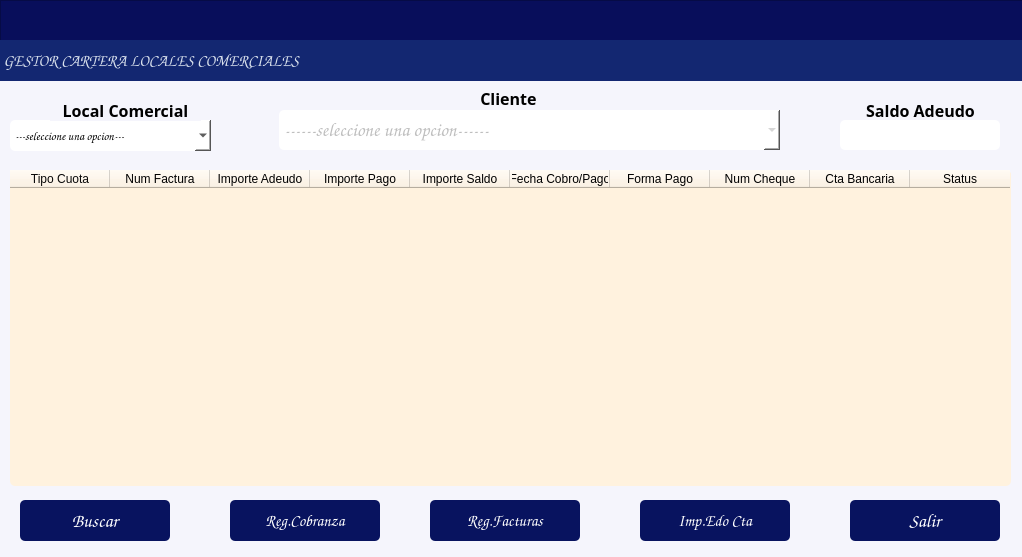
<?xml version="1.0" encoding="UTF-8"?>
<ui version="4.0">
 <class>formPrincipalCM</class>
 <widget class="QDialog" name="formPrincipalCM">
  <property name="windowModality">
   <enum>Qt::WindowModality::ApplicationModal</enum>
  </property>
  <property name="geometry">
   <rect>
    <x>0</x>
    <y>0</y>
    <width>1022</width>
    <height>557</height>
   </rect>
  </property>
  <property name="windowTitle">
   <string/>
  </property>
  <property name="styleSheet">
   <string notr="true">background-color: rgb(245, 245, 252);</string>
  </property>
  <property name="modal">
   <bool>true</bool>
  </property>
  <widget class="QComboBox" name="cmblocal">
   <property name="geometry">
    <rect>
     <x>10</x>
     <y>120</y>
     <width>201</width>
     <height>31</height>
    </rect>
   </property>
   <property name="font">
    <font>
     <family>Comic Sans MS</family>
    </font>
   </property>
   <property name="styleSheet">
    <string notr="true">background-color: rgb(255, 255, 255);
border-radius:5px;</string>
   </property>
   <item>
    <property name="text">
     <string>---seleccione una opcion---</string>
    </property>
   </item>
  </widget>
  <widget class="QLabel" name="label_2">
   <property name="geometry">
    <rect>
     <x>50</x>
     <y>100</y>
     <width>151</width>
     <height>21</height>
    </rect>
   </property>
   <property name="font">
    <font>
     <family>Arial Rounded MT</family>
     <pointsize>12</pointsize>
     <bold>true</bold>
    </font>
   </property>
   <property name="text">
    <string>Local Comercial</string>
   </property>
   <property name="alignment">
    <set>Qt::AlignmentFlag::AlignCenter</set>
   </property>
  </widget>
  <widget class="QLabel" name="label_3">
   <property name="geometry">
    <rect>
     <x>860</x>
     <y>100</y>
     <width>121</width>
     <height>21</height>
    </rect>
   </property>
   <property name="font">
    <font>
     <family>Arial Rounded MT</family>
     <pointsize>12</pointsize>
     <bold>true</bold>
    </font>
   </property>
   <property name="text">
    <string>Saldo Adeudo</string>
   </property>
   <property name="alignment">
    <set>Qt::AlignmentFlag::AlignCenter</set>
   </property>
  </widget>
  <widget class="QLabel" name="label_4">
   <property name="geometry">
    <rect>
     <x>450</x>
     <y>90</y>
     <width>121</width>
     <height>16</height>
    </rect>
   </property>
   <property name="font">
    <font>
     <family>Arial Rounded MT</family>
     <pointsize>12</pointsize>
     <bold>true</bold>
    </font>
   </property>
   <property name="text">
    <string>Cliente </string>
   </property>
   <property name="alignment">
    <set>Qt::AlignmentFlag::AlignCenter</set>
   </property>
  </widget>
  <widget class="QPushButton" name="btnBuscar">
   <property name="geometry">
    <rect>
     <x>20</x>
     <y>500</y>
     <width>150</width>
     <height>41</height>
    </rect>
   </property>
   <property name="font">
    <font>
     <family>Comic Sans MS</family>
     <pointsize>14</pointsize>
     <bold>true</bold>
    </font>
   </property>
   <property name="styleSheet">
    <string notr="true">background-color: rgb(8, 19, 95);
color: rgb(255, 255, 255);
border-radius:5px;</string>
   </property>
   <property name="text">
    <string>Buscar</string>
   </property>
   <property name="icon">
    <iconset>
     <normaloff>../iconos/Aha-Soft-Large-Seo-Search.512.png</normaloff>../iconos/Aha-Soft-Large-Seo-Search.512.png</iconset>
   </property>
   <property name="iconSize">
    <size>
     <width>30</width>
     <height>30</height>
    </size>
   </property>
  </widget>
  <widget class="QPushButton" name="btnRegCob">
   <property name="geometry">
    <rect>
     <x>230</x>
     <y>500</y>
     <width>150</width>
     <height>41</height>
    </rect>
   </property>
   <property name="font">
    <font>
     <family>Comic Sans MS</family>
     <pointsize>12</pointsize>
     <bold>true</bold>
    </font>
   </property>
   <property name="styleSheet">
    <string notr="true">background-color: rgb(8, 19, 95);
color: rgb(255, 255, 255);
border-radius:5px;</string>
   </property>
   <property name="text">
    <string>Reg.Cobranza</string>
   </property>
   <property name="icon">
    <iconset>
     <normaloff>../iconos/Webiconset-Application-Invoice.128.png</normaloff>../iconos/Webiconset-Application-Invoice.128.png</iconset>
   </property>
   <property name="iconSize">
    <size>
     <width>30</width>
     <height>30</height>
    </size>
   </property>
  </widget>
  <widget class="QPushButton" name="btnRegFact">
   <property name="geometry">
    <rect>
     <x>430</x>
     <y>500</y>
     <width>150</width>
     <height>41</height>
    </rect>
   </property>
   <property name="font">
    <font>
     <family>Comic Sans MS</family>
     <pointsize>12</pointsize>
     <bold>true</bold>
    </font>
   </property>
   <property name="styleSheet">
    <string notr="true">background-color: rgb(8, 19, 95);
color: rgb(255, 255, 255);
border-radius:5px;
</string>
   </property>
   <property name="text">
    <string>Reg.Facturas</string>
   </property>
   <property name="icon">
    <iconset>
     <normaloff>../iconos/icons8-factura-100.png</normaloff>../iconos/icons8-factura-100.png</iconset>
   </property>
   <property name="iconSize">
    <size>
     <width>30</width>
     <height>30</height>
    </size>
   </property>
  </widget>
  <widget class="QPushButton" name="btnEdoCta">
   <property name="geometry">
    <rect>
     <x>640</x>
     <y>500</y>
     <width>150</width>
     <height>41</height>
    </rect>
   </property>
   <property name="font">
    <font>
     <family>Comic Sans MS</family>
     <pointsize>12</pointsize>
     <bold>true</bold>
    </font>
   </property>
   <property name="styleSheet">
    <string notr="true">background-color: rgb(8, 19, 95);
color: rgb(255, 255, 255);
border-radius:5px;
</string>
   </property>
   <property name="text">
    <string>Imp.Edo Cta</string>
   </property>
   <property name="icon">
    <iconset>
     <normaloff>../iconos/imprimir.png</normaloff>../iconos/imprimir.png</iconset>
   </property>
   <property name="iconSize">
    <size>
     <width>30</width>
     <height>30</height>
    </size>
   </property>
  </widget>
  <widget class="QPushButton" name="btnSalir">
   <property name="geometry">
    <rect>
     <x>850</x>
     <y>500</y>
     <width>150</width>
     <height>41</height>
    </rect>
   </property>
   <property name="font">
    <font>
     <family>Comic Sans MS</family>
     <pointsize>14</pointsize>
     <bold>true</bold>
    </font>
   </property>
   <property name="focusPolicy">
    <enum>Qt::FocusPolicy::WheelFocus</enum>
   </property>
   <property name="styleSheet">
    <string notr="true">background-color: rgb(8, 19, 95);
color: rgb(255, 255, 255);
border-radius:5px;</string>
   </property>
   <property name="text">
    <string>Salir</string>
   </property>
   <property name="icon">
    <iconset>
     <normaloff>../iconos/salir.ico</normaloff>../iconos/salir.ico</iconset>
   </property>
   <property name="iconSize">
    <size>
     <width>30</width>
     <height>30</height>
    </size>
   </property>
  </widget>
  <widget class="QTableWidget" name="tblCarteraCM">
   <property name="geometry">
    <rect>
     <x>10</x>
     <y>170</y>
     <width>1001</width>
     <height>316</height>
    </rect>
   </property>
   <property name="maximumSize">
    <size>
     <width>16777215</width>
     <height>16777214</height>
    </size>
   </property>
   <property name="styleSheet">
    <string notr="true">background-color: rgb(255, 242, 222);

font: 700 9pt &quot;Arial Rounded MT&quot;;
border-radius:5px;</string>
   </property>
   <property name="showGrid">
    <bool>false</bool>
   </property>
   <property name="gridStyle">
    <enum>Qt::PenStyle::DashLine</enum>
   </property>
   <column>
    <property name="text">
     <string>Tipo Cuota</string>
    </property>
    <property name="background">
     <color>
      <red>255</red>
      <green>255</green>
      <blue>255</blue>
     </color>
    </property>
    <property name="foreground">
     <brush brushstyle="SolidPattern">
      <color alpha="255">
       <red>8</red>
       <green>8</green>
       <blue>8</blue>
      </color>
     </brush>
    </property>
   </column>
   <column>
    <property name="text">
     <string>Num Factura</string>
    </property>
    <property name="foreground">
     <brush brushstyle="SolidPattern">
      <color alpha="255">
       <red>0</red>
       <green>0</green>
       <blue>0</blue>
      </color>
     </brush>
    </property>
   </column>
   <column>
    <property name="text">
     <string>Importe Adeudo</string>
    </property>
    <property name="foreground">
     <brush brushstyle="SolidPattern">
      <color alpha="255">
       <red>0</red>
       <green>0</green>
       <blue>0</blue>
      </color>
     </brush>
    </property>
   </column>
   <column>
    <property name="text">
     <string>Importe Pago</string>
    </property>
    <property name="foreground">
     <brush brushstyle="SolidPattern">
      <color alpha="255">
       <red>0</red>
       <green>0</green>
       <blue>0</blue>
      </color>
     </brush>
    </property>
   </column>
   <column>
    <property name="text">
     <string>Importe Saldo</string>
    </property>
    <property name="foreground">
     <brush brushstyle="SolidPattern">
      <color alpha="255">
       <red>0</red>
       <green>0</green>
       <blue>0</blue>
      </color>
     </brush>
    </property>
   </column>
   <column>
    <property name="text">
     <string>Fecha Cobro/Pago</string>
    </property>
    <property name="foreground">
     <brush brushstyle="SolidPattern">
      <color alpha="255">
       <red>0</red>
       <green>0</green>
       <blue>0</blue>
      </color>
     </brush>
    </property>
   </column>
   <column>
    <property name="text">
     <string>Forma Pago</string>
    </property>
    <property name="foreground">
     <brush brushstyle="SolidPattern">
      <color alpha="255">
       <red>0</red>
       <green>0</green>
       <blue>0</blue>
      </color>
     </brush>
    </property>
   </column>
   <column>
    <property name="text">
     <string>Num Cheque</string>
    </property>
    <property name="foreground">
     <brush brushstyle="SolidPattern">
      <color alpha="255">
       <red>0</red>
       <green>0</green>
       <blue>0</blue>
      </color>
     </brush>
    </property>
   </column>
   <column>
    <property name="text">
     <string>Cta Bancaria</string>
    </property>
    <property name="foreground">
     <brush brushstyle="SolidPattern">
      <color alpha="255">
       <red>0</red>
       <green>0</green>
       <blue>0</blue>
      </color>
     </brush>
    </property>
   </column>
   <column>
    <property name="text">
     <string>Status</string>
    </property>
    <property name="foreground">
     <brush brushstyle="SolidPattern">
      <color alpha="255">
       <red>0</red>
       <green>0</green>
       <blue>0</blue>
      </color>
     </brush>
    </property>
   </column>
  </widget>
  <widget class="QFrame" name="frame_5">
   <property name="geometry">
    <rect>
     <x>0</x>
     <y>0</y>
     <width>1031</width>
     <height>81</height>
    </rect>
   </property>
   <property name="maximumSize">
    <size>
     <width>16777215</width>
     <height>16777215</height>
    </size>
   </property>
   <property name="styleSheet">
    <string notr="true">background-color: rgb(8, 14, 91);</string>
   </property>
   <property name="frameShape">
    <enum>QFrame::Shape::StyledPanel</enum>
   </property>
   <property name="frameShadow">
    <enum>QFrame::Shadow::Raised</enum>
   </property>
   <widget class="QLabel" name="label_11">
    <property name="geometry">
     <rect>
      <x>0</x>
      <y>40</y>
      <width>1041</width>
      <height>41</height>
     </rect>
    </property>
    <property name="font">
     <font>
      <family>Comic Sans MS</family>
      <pointsize>12</pointsize>
      <bold>true</bold>
     </font>
    </property>
    <property name="styleSheet">
     <string notr="true">color: rgb(255, 255, 255);
background-color: rgb(19, 39, 113);
color: rgb(255, 78, 2);
color: rgb(216, 224, 236);</string>
    </property>
    <property name="text">
     <string> GESTOR CARTERA LOCALES COMERCIALES</string>
    </property>
    <property name="alignment">
     <set>Qt::AlignmentFlag::AlignLeading|Qt::AlignmentFlag::AlignLeft|Qt::AlignmentFlag::AlignVCenter</set>
    </property>
   </widget>
  </widget>
  <widget class="QLineEdit" name="txtSaldo">
   <property name="geometry">
    <rect>
     <x>840</x>
     <y>120</y>
     <width>160</width>
     <height>30</height>
    </rect>
   </property>
   <property name="font">
    <font>
     <family>Comic Sans MS</family>
     <pointsize>12</pointsize>
    </font>
   </property>
   <property name="styleSheet">
    <string notr="true">background-color: rgb(255, 255, 255);
border-radius:5px;</string>
   </property>
   <property name="alignment">
    <set>Qt::AlignmentFlag::AlignBottom|Qt::AlignmentFlag::AlignHCenter</set>
   </property>
   <property name="readOnly">
    <bool>true</bool>
   </property>
  </widget>
  <widget class="QComboBox" name="cmbCliente">
   <property name="enabled">
    <bool>false</bool>
   </property>
   <property name="geometry">
    <rect>
     <x>279</x>
     <y>110</y>
     <width>501</width>
     <height>40</height>
    </rect>
   </property>
   <property name="font">
    <font>
     <family>Comic Sans MS</family>
     <pointsize>14</pointsize>
     <bold>false</bold>
    </font>
   </property>
   <property name="layoutDirection">
    <enum>Qt::LayoutDirection::LeftToRight</enum>
   </property>
   <property name="autoFillBackground">
    <bool>false</bool>
   </property>
   <property name="styleSheet">
    <string notr="true">background-color: rgb(255, 255, 255);
border-radius:5px;</string>
   </property>
   <item>
    <property name="text">
     <string>------seleccione una opcion------</string>
    </property>
   </item>
  </widget>
 </widget>
 <resources/>
 <connections/>
</ui>
